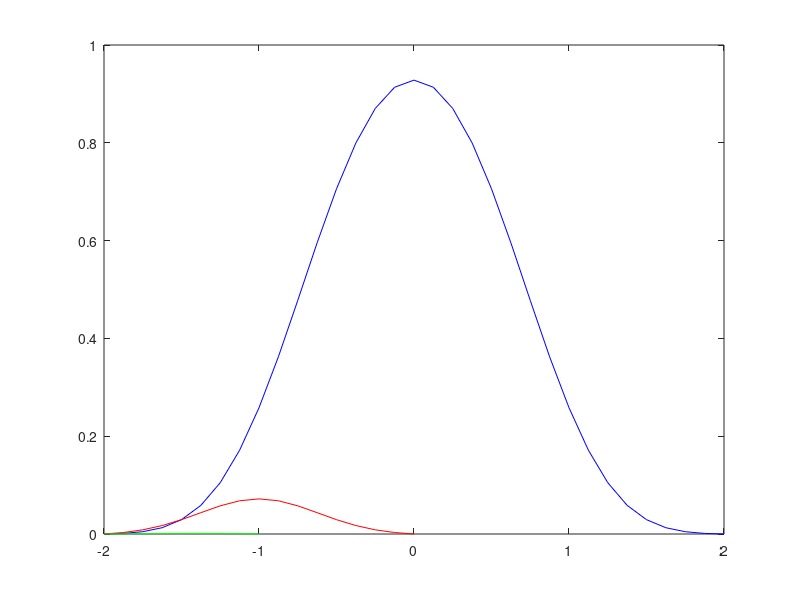
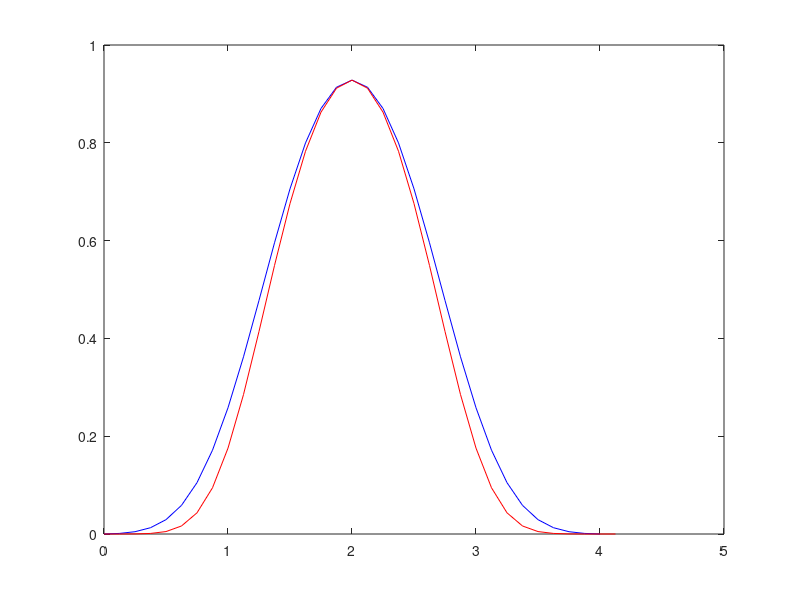

Reproduce these figures in MATLAB, in order.
%
% Laurent decomposition of GMSK signals
% Generates C0, C1, and C2 pulse shapes
%
% Pierre Laurent, "Exact and Approximate Construction of Digital Phase
%   Modulations by Superposition of Amplitude Modulated Pulses", IEEE
%   Transactions of Communications, Vol. 34, No. 2, Feb 1986.
%
% Author: Thomas Tsou <tom@tsou.cc>
%

% This is the program used to compute the c0 array in the transmitter.

% Modulation parameters
oversamp = 8;
L = 3;
f = 13e6 / 48;
T = 1/f;
h = 0.5;
BT = 0.30;
B = BT / T;

% Generate sampling points for L symbol periods
t = -(L*T/2):T/oversamp:(L*T/2);
t = t(1:end-1) + (T/oversamp/2);

% Generate Gaussian pulse
r2 = sqrt(2);
g = erfc((2*pi*B*(t - T/2)/(log(2)^.5))/r2) - erfc((2*pi*B*(t + T/2)/(log(2)^.5))/r2);
g = g / 2;
g = g / sum(g) * pi/2;
g = [0 g];

% Integrate phase 
q = 0;
for i = 1:size(g,2);
    q(i) = sum(g(1:i));
end

% Compute two sided "generalized phase pulse" function
s = 0;
for i = 1:size(g,2);
    s(i) = sin(q(i)) / sin(pi*h);
end
for i = (size(g,2) + 1):(2 * size(g,2) - 1);
    s(i) = sin(pi*h - q(i - (size(g,2) - 1))) / sin(pi*h);
end

% Compute C0 pulse: valid for all L values
c0 = s(1:end-(oversamp*(L-1)));
for i = 1:L-1;
    c0 = c0 .* s((1 + i*oversamp):end-(oversamp*(L - 1 - i)));
end

% Compute C1 pulse: valid for L = 3 only!
%   C1 = S0 * S4 * S2
c1 = s(1:end-(oversamp*(4)));
c1 = c1 .* s((1 + 4*oversamp):end-(oversamp*(4 - 1 - 3)));
c1 = c1 .* s((1 + 2*oversamp):end-(oversamp*(4 - 1 - 1)));

% Compute C2 pulse: valid for L = 3 only!
%   C2 = S0 * S1 * S5
c2 = s(1:end-(oversamp*(5)));
c2 = c2 .* s((1 + 1*oversamp):end-(oversamp*(5 - 1 - 0)));
c2 = c2 .* s((1 + 5*oversamp):end-(oversamp*(5 - 1 - 4)));

% Plot C0, C1, C2 Laurent pulse series
figure(1);
hold off;
plot((0:size(c0,2)-1)/oversamp - 2,c0, 'b');
hold on;
plot((0:size(c1,2)-1)/oversamp - 2,c1, 'r');
plot((0:size(c2,2)-1)/oversamp - 2,c2, 'g');

% Generate OpenBTS pulse
numSamples = size(c0,2); 
centerPoint = (numSamples - 1)/2;
i = ((0:numSamples) - centerPoint) / oversamp;
xP = .96*exp(-1.1380*i.^2 - 0.527*i.^4);
xP = xP / max(xP) * max(c0);

% Plot C0 pulse compared to OpenBTS pulse
figure(2);
hold off;
plot((0:size(c0,2)-1)/oversamp, c0, 'b');
hold on;
plot((0:size(xP,2)-1)/oversamp, xP, 'r');
